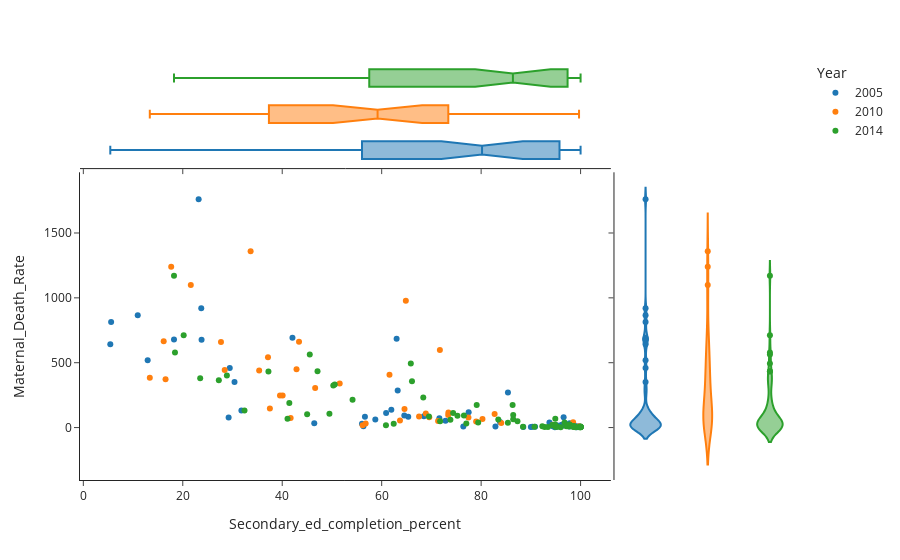

Source (notebook cell):
### Code cell
df = key_years.loc[(key_years['Sex'] == 'M')]
fig = px.scatter(df,
                 x="Secondary_ed_completion_percent", 
                 y="Maternal_Death_Rate", 
                 color="Year", 
                 marginal_y="violin",
                 marginal_x="box", 
                 template="simple_white")
fig.show()

### Figure 1 — Plotly figure (JSON) as saved in the notebook; plotly's stock layout.template omitted (floating-point values rounded to 4 significant figures)
{"data": [{"hovertemplate": "Year=2005<br>Secondary_ed_completion_percent=%{x}<br>Maternal_Death_Rate=%{y}<extra></extra>", "legendgroup": "2005", "marker": {"color": "#1F77B4", "symbol": "circle"}, "mode": "markers", "name": "2005", "orientation": "v", "showlegend": true, "type": "scatter", "x": [96.21, 98.73, 99.56, 90.31, 85.39, 71.6, 5.59, 30.41, 42.06, 56.63, 23.78, 46.44, 94.83, 100, 65.34, 64.55, 72.84, 58.72, 95.19, 10.94, 100, 93.74, 95.17, 94.83, 23.71, 29.45, 29.22, 95.76, 98.81, 63.22, 90.85, 99.2, 96.59, 56.04, 18.23, 98.83, 82.88, 97.82, 95.63, 31.79, 94.39, 100, 68.48, 61.94, 77.49, 88.48, 76.42, 5.421, 12.94, 96.22, 23.19, 56.33, 90.01, 98.8, 83.8, 97.8, 60.89, 63.0], "xaxis": "x", "y": [22, 6, 11, 7, 271, 71, 814, 351, 692, 83, 677, 33, 12, 6, 83, 94, 52, 62, 18, 865, 5, 39, 6, 3, 920, 459, 77, 15, 5, 286, 7, 3, 80, 30, 679, 14, 9, 9, 11, 131, 10, 5, 88, 137, 118, 4, 9, 643, 519, 12, 1760, 10, 5, 5, 43, 33, 113, 685], "yaxis": "y"}, {"alignmentgroup": "True", "hovertemplate": "Year=2005<br>Secondary_ed_completion_percent=%{x}<extra></extra>", "legendgroup": "2005", "marker": {"color": "#1F77B4", "symbol": "circle"}, "name": "2005", "notched": true, "offsetgroup": "2005", "showlegend": false, "type": "box", "x": [96.21, 98.73, 99.56, 90.31, 85.39, 71.6, 5.59, 30.41, 42.06, 56.63, 23.78, 46.44, 94.83, 100, 65.34, 64.55, 72.84, 58.72, 95.19, 10.94, 100, 93.74, 95.17, 94.83, 23.71, 29.45, 29.22, 95.76, 98.81, 63.22, 90.85, 99.2, 96.59, 56.04, 18.23, 98.83, 82.88, 97.82, 95.63, 31.79, 94.39, 100, 68.48, 61.94, 77.49, 88.48, 76.42, 5.421, 12.94, 96.22, 23.19, 56.33, 90.01, 98.8, 83.8, 97.8, 60.89, 63.0], "xaxis": "x3", "yaxis": "y3"}, {"alignmentgroup": "True", "hovertemplate": "Year=2005<br>Maternal_Death_Rate=%{y}<extra></extra>", "legendgroup": "2005", "marker": {"color": "#1F77B4", "symbol": "circle"}, "name": "2005", "offsetgroup": "2005", "scalegroup": "y", "showlegend": false, "type": "violin", "xaxis": "x2", "y": [22, 6, 11, 7, 271, 71, 814, 351, 692, 83, 677, 33, 12, 6, 83, 94, 52, 62, 18, 865, 5, 39, 6, 3, 920, 459, 77, 15, 5, 286, 7, 3, 80, 30, 679, 14, 9, 9, 11, 131, 10, 5, 88, 137, 118, 4, 9, 643, 519, 12, 1760, 10, 5, 5, 43, 33, 113, 685], "yaxis": "y2"}, {"hovertemplate": "Year=2010<br>Secondary_ed_completion_percent=%{x}<br>Maternal_Death_Rate=%{y}<extra></extra>", "legendgroup": "2010", "marker": {"color": "#FF7F0E", "symbol": "circle"}, "mode": "markers", "name": "2010", "orientation": "v", "showlegend": true, "type": "scatter", "x": [71.34, 98.82, 40.08, 13.37, 16.16, 39.55, 99.69, 17.67, 84.05, 67.52, 56.78, 98.5, 37.13, 73.38, 77.45, 63.68, 42.88, 43.38, 51.56, 41.69, 28.43, 27.68, 78.99, 80.27, 64.86, 69.57, 68.87, 82.71, 64.59, 94.44, 16.53, 33.64, 21.61, 61.57, 37.51, 35.36, 56.17, 73.42, 46.62, 71.7], "xaxis": "x", "y": [51, 5, 247, 385, 665, 248, 11, 1240, 36, 85, 32, 41, 542, 96, 78, 54, 450, 661, 339, 74, 444, 660, 46, 66, 978, 79, 108, 104, 144, 21, 373, 1360, 1100, 408, 148, 440, 17, 117, 305, 598], "yaxis": "y"}, {"alignmentgroup": "True", "hovertemplate": "Year=2010<br>Secondary_ed_completion_percent=%{x}<extra></extra>", "legendgroup": "2010", "marker": {"color": "#FF7F0E", "symbol": "circle"}, "name": "2010", "notched": true, "offsetgroup": "2010", "showlegend": false, "type": "box", "x": [71.34, 98.82, 40.08, 13.37, 16.16, 39.55, 99.69, 17.67, 84.05, 67.52, 56.78, 98.5, 37.13, 73.38, 77.45, 63.68, 42.88, 43.38, 51.56, 41.69, 28.43, 27.68, 78.99, 80.27, 64.86, 69.57, 68.87, 82.71, 64.59, 94.44, 16.53, 33.64, 21.61, 61.57, 37.51, 35.36, 56.17, 73.42, 46.62, 71.7], "xaxis": "x3", "yaxis": "y3"}, {"alignmentgroup": "True", "hovertemplate": "Year=2010<br>Maternal_Death_Rate=%{y}<extra></extra>", "legendgroup": "2010", "marker": {"color": "#FF7F0E", "symbol": "circle"}, "name": "2010", "offsetgroup": "2010", "scalegroup": "y", "showlegend": false, "type": "violin", "xaxis": "x2", "y": [51, 5, 247, 385, 665, 248, 11, 1240, 36, 85, 32, 41, 542, 96, 78, 54, 450, 661, 339, 74, 444, 660, 46, 66, 978, 79, 108, 104, 144, 21, 373, 1360, 1100, 408, 148, 440, 17, 117, 305, 598], "yaxis": "y2"}, {"hovertemplate": "Year=2014<br>Secondary_ed_completion_percent=%{x}<br>Maternal_Death_Rate=%{y}<extra></extra>", "legendgroup": "2014", "marker": {"color": "#2CA02C", "symbol": "circle"}, "mode": "markers", "name": "2014", "orientation": "v", "showlegend": true, "type": "scatter", "x": [99.62, 54.14, 90.74, 37.22, 86.33, 83.45, 92.31, 41.43, 45.54, 18.23, 77.02, 69.5, 62.42, 97.64, 96.78, 100, 98.75, 76.54, 86.45, 79.41, 71.75, 97.13, 47.1, 100, 92.78, 50.27, 100, 49.49, 20.18, 79.11, 41.06, 98.63, 100, 95.31, 99, 66.09, 94.91, 97.8, 18.43, 98.79, 88.42, 23.5, 98.42, 85.38, 87.31, 68.37, 95.03, 45.01, 99.77, 73.82, 75.24, 86.45, 96, 94.86, 94.91, 32.41, 27.25, 98.48, 100, 93.44, 50.56, 100, 100, 28.87, 94.33, 60.86, 74.37, 65.86], "xaxis": "x", "y": [5, 214, 6, 432, 175, 62, 11, 189, 564, 1170, 31, 85, 29, 8, 39, 8, 4, 94, 65, 39, 49, 11, 434, 3, 5, 325, 3, 107, 711, 174, 68, 12, 5, 6, 2, 358, 69, 24, 579, 9, 6, 381, 6, 38, 49, 231, 6, 103, 3, 60, 91, 96, 2, 8, 21, 131, 364, 12, 7, 4, 333, 5, 5, 401, 19, 17, 113, 494], "yaxis": "y"}, {"alignmentgroup": "True", "hovertemplate": "Year=2014<br>Secondary_ed_completion_percent=%{x}<extra></extra>", "legendgroup": "2014", "marker": {"color": "#2CA02C", "symbol": "circle"}, "name": "2014", "notched": true, "offsetgroup": "2014", "showlegend": false, "type": "box", "x": [99.62, 54.14, 90.74, 37.22, 86.33, 83.45, 92.31, 41.43, 45.54, 18.23, 77.02, 69.5, 62.42, 97.64, 96.78, 100, 98.75, 76.54, 86.45, 79.41, 71.75, 97.13, 47.1, 100, 92.78, 50.27, 100, 49.49, 20.18, 79.11, 41.06, 98.63, 100, 95.31, 99, 66.09, 94.91, 97.8, 18.43, 98.79, 88.42, 23.5, 98.42, 85.38, 87.31, 68.37, 95.03, 45.01, 99.77, 73.82, 75.24, 86.45, 96, 94.86, 94.91, 32.41, 27.25, 98.48, 100, 93.44, 50.56, 100, 100, 28.87, 94.33, 60.86, 74.37, 65.86], "xaxis": "x3", "yaxis": "y3"}, {"alignmentgroup": "True", "hovertemplate": "Year=2014<br>Maternal_Death_Rate=%{y}<extra></extra>", "legendgroup": "2014", "marker": {"color": "#2CA02C", "symbol": "circle"}, "name": "2014", "offsetgroup": "2014", "scalegroup": "y", "showlegend": false, "type": "violin", "xaxis": "x2", "y": [5, 214, 6, 432, 175, 62, 11, 189, 564, 1170, 31, 85, 29, 8, 39, 8, 4, 94, 65, 39, 49, 11, 434, 3, 5, 325, 3, 107, 711, 174, 68, 12, 5, 6, 2, 358, 69, 24, 579, 9, 6, 381, 6, 38, 49, 231, 6, 103, 3, 60, 91, 96, 2, 8, 21, 131, 364, 12, 7, 4, 333, 5, 5, 401, 19, 17, 113, 494], "yaxis": "y2"}], "layout": {"legend": {"title": {"text": "Year"}, "tracegroupgap": 0}, "margin": {"t": 60}, "xaxis": {"anchor": "y", "domain": [0, 0.7363], "title": {"text": "Secondary_ed_completion_percent"}}, "xaxis2": {"anchor": "y2", "domain": [0.7413, 1], "matches": "x2", "showline": false, "showticklabels": false, "ticks": ""}, "xaxis3": {"anchor": "y3", "domain": [0, 0.7363], "matches": "x", "showticklabels": false}, "xaxis4": {"anchor": "y4", "domain": [0.7413, 1], "matches": "x2", "showline": false, "showticklabels": false, "ticks": ""}, "yaxis": {"anchor": "x", "domain": [0, 0.7326], "title": {"text": "Maternal_Death_Rate"}}, "yaxis2": {"anchor": "x2", "domain": [0, 0.7326], "matches": "y", "showticklabels": false}, "yaxis3": {"anchor": "x3", "domain": [0.7426, 1], "matches": "y3", "showline": false, "showticklabels": false, "ticks": ""}, "yaxis4": {"anchor": "x4", "domain": [0.7426, 1], "matches": "y3", "showline": false, "showticklabels": false, "ticks": ""}}}
